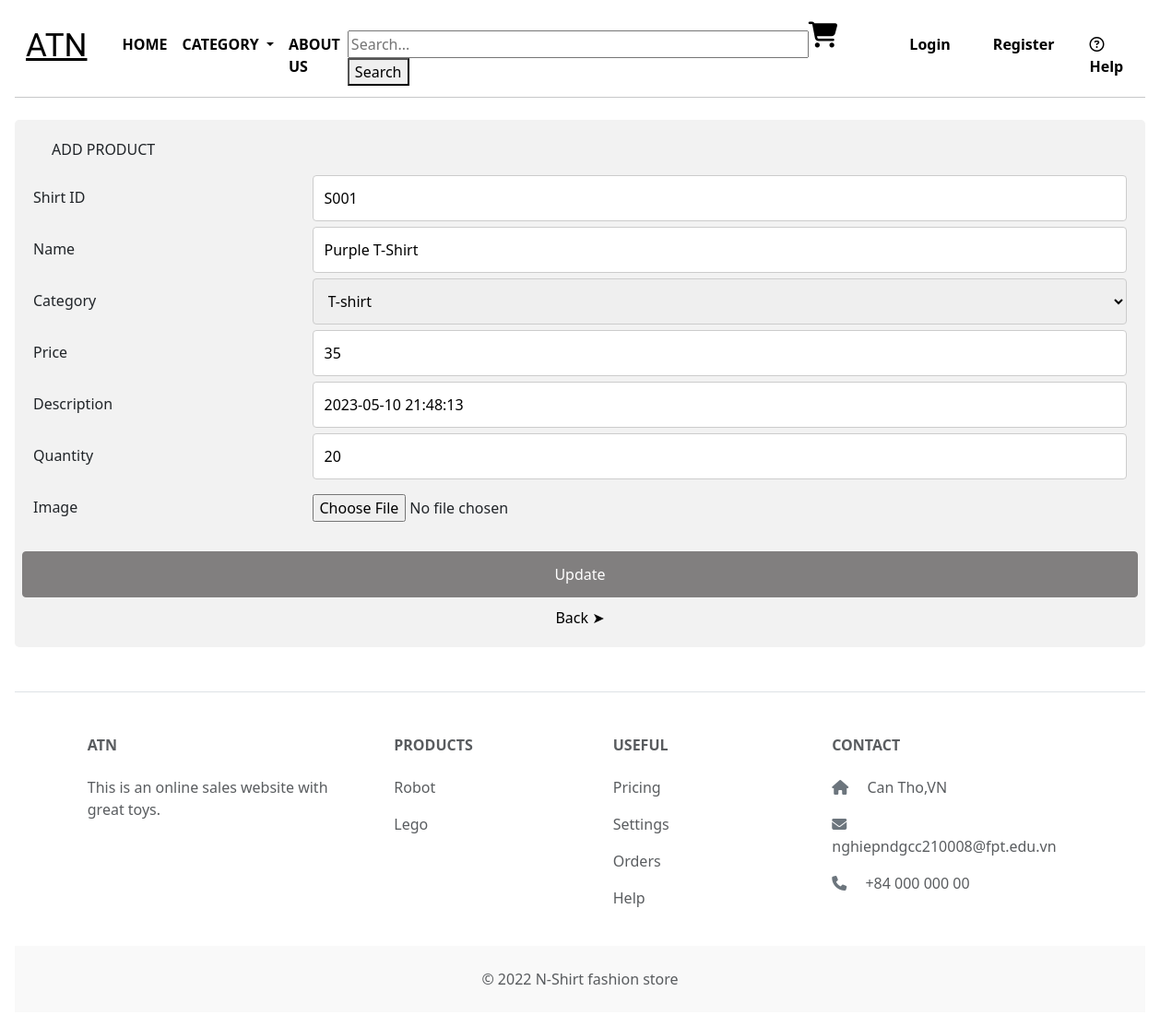
/index.php?page=update_product&&id=S001, run on the app's committed database.
### tables this page shows
CREATE TABLE `shirt` (
  `ShiID` varchar(10) NOT NULL,
  `ShiName` varchar(30) NOT NULL,
  `ShiPrice` bigint(20) NOT NULL,
  `ShiDes` varchar(30) NOT NULL,
  `ShiDate` datetime NOT NULL,
  `ShiImg` varchar(1000) NOT NULL,
  `ShiQty` int(10) NOT NULL,
  `Cat_ID` varchar(10) NOT NULL,
  `SoldQty` int(7) NOT NULL
);

### update_product.php (the view, shortened to what this page needs)
<link rel="stylesheet" href="./Css/addform.css">
<?php
	include_once("connection.php");
	function bind_Category_List($conn, $selectedValue){
		$sqlstring = "SELECT Cat_ID, Cat_Name FROM category";
		$result = mysqli_query($conn, $sqlstring);
		echo "<select name='CategoryList'>
				<option value ='0'>Choose Category</option>";
				while($row = mysqli_fetch_array($result, MYSQLI_ASSOC)){
					if($row['Cat_ID']== $selectedValue){
						echo "<option value='" . $row['Cat_ID']."' selected>".$row['Cat_Name']."</option>";
					}else{
						echo "<option value='" .$row['Cat_ID']."'>".$row['Cat_Name']."</option>";
					}
				}
		echo "</select>";
	}
	if(isset($_GET["id"])){
		$id = $_GET["id"];
    $sqlstring="Select ShiName, ShiPrice, ShiDes, ShiDate, ShiImg,
    ShiQty, Cat_ID from shirt where ShiID='$id'";
    $result = mysqli_query($conn, $sqlstring);
    $row = mysqli_fetch_array($result, MYSQLI_ASSOC);
		$shirtname = $row["ShiName"];
		$shirtdes = $row["ShiDate"];
		$shirtprice = $row["ShiPrice"];
		$shirtqty = $row["ShiQty"];
		$shirtpic = $row['ShiImg'];
		$category = $row["Cat_ID"];
?>
<br>
<div class="container1">
<div>
    <p style="margin-bottom: 10px; margin-left: 20px;">ADD PRODUCT</p>
<div>
  <form action="" method="POST" enctype="multipart/form-data">
  <div class="row">
    <div class="col-25">
      <label for="">Shirt ID</label>
    </div>
    <div class="col-75">
      <input type="text" id="txtID" name="txtID" readonly value='<?php echo $id; ?>' placeholder="ID of shirt...">
    </div>
  </div>
  <div class="row">
    <div class="col-25">
      <label for="">Name</label>
    </div>
    <div class="col-75">
      <input type="text" id="txtName" name="txtName" value='<?php echo $shirtname; ?>' placeholder="Name of shirt...">
    </div>
  </div>
  <div class="row">
    <div class="col-25">
      <label for="">Category</label>
    </div>
    <div class="col-75">
      <?php bind_Category_List($conn, $category)  ?>
    </div>
  </div>
  <div class="row">
    <div class="col-25">
      <label for="">Price</label>
    </div>
    <div class="col-75">
      <input type="text" id="txtPrice" name="txtPrice" value='<?php echo $shirtprice; ?>' placeholder="Price of shirt...">
    </div>
  </div>
  <div class="row">
    <div class="col-25">
      <label for="">Description</label>
    </div>
    <div class="col-75">
      <input type="text" id="txtDes" name="txtDes" value='<?php echo $shirtdes; ?>' placeholder="Description of shirt...">
    </div>
  </div>
  <div class="row">
    <div class="col-25">
      <label for="">Quantity</label>
    </div>
    <div class="col-75">
      <input type="text" id="txtQty" name="txtQty" value='<?php echo $shirtqty; ?>' placeholder="Quantity...">
    </div>
  </div>
  <div class="row">
    <div class="col-25">
      <label for="">Image</label>
    </div>
    <div class="col-75">
      <input type="file" id="txtImage" name="txtImage" style="margin-top: 10px;" value='<?php echo $shirtpic;?>'/>
    </div>
  </div>
  <br>
  <div class="row">
    <input type="submit" name="btnUpdate" id="btnUpdate" value="Update">
    <a href="?page=product" class="btn_back"><span>Back &#10148; </span></a>
  </div>
  </form>
</div>
</div>
</div>
<?php
}
else{
  echo '<meta http-equiv="refresh" content="0;URL=index.php?page=product"/>';
}
?>

### Css/style.css (style rules this page uses)
body { background-image: linear-gradient(45deg,#ffffff,#ffffff); font-family: "Roboto", sans-serif; -webkit-font-smoothing: antialiased; -moz-osx-font-smoothing: grayscale; }

### Css/addform.css (style rules this page uses)
* { box-sizing: border-box; }
input[type=text], select, textarea { width: 100%; padding: 12px; border: 1px solid #ccc; border-radius: 4px; resize: vertical; }
label { padding: 12px 12px 12px 0; display: inline-block; }
input[type=submit] { background-color: #817f7f; color: white; padding: 12px 20px; border: 1px solid #817f7f; border-radius: 4px; cursor: pointer; float: right; }
.container1 { border-radius: 5px; background-color: #f2f2f2; padding: 20px; }
.col-25 { float: left; width: 25%; margin-top: 6px; }
.col-75 { float: left; width: 75%; margin-top: 6px; }
.row::after { content: ""; display: table; clear: both; }
.container1 .row .btn_back { margin-top: 10px; text-decoration: none; color:black; text-align:center; }

### data on the page
shirt: txtName "Purple T-Shirt", txtPrice "35", txtDes "2023-05-10 21:48:13", txtQty "20"

### other printed values
form field CategoryList "T-shirt"
